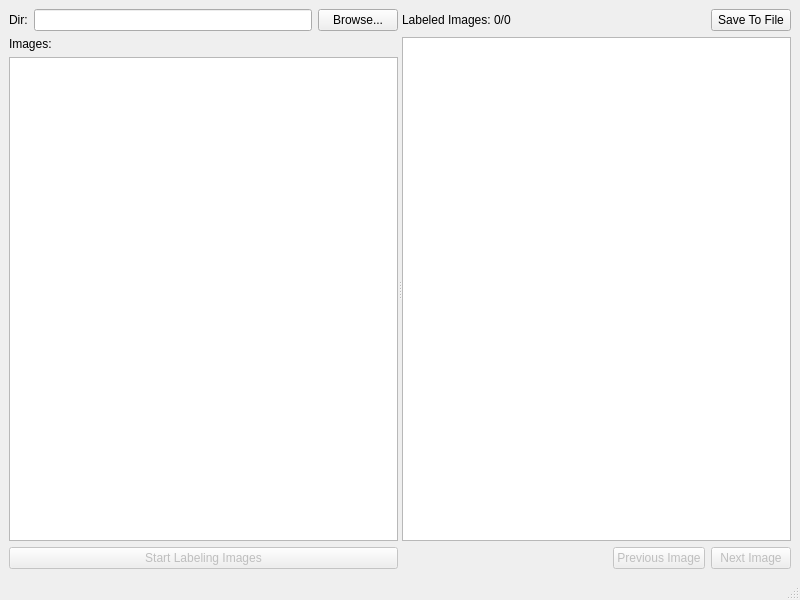
<?xml version="1.0" encoding="UTF-8"?>
<ui version="4.0">
 <class>MainWindow</class>
 <widget class="QMainWindow" name="MainWindow">
  <property name="geometry">
   <rect>
    <x>0</x>
    <y>0</y>
    <width>800</width>
    <height>600</height>
   </rect>
  </property>
  <property name="windowTitle">
   <string>Label Tool</string>
  </property>
  <widget class="QWidget" name="centralwidget">
   <layout class="QVBoxLayout" name="verticalLayout">
    <item>
     <widget class="QSplitter" name="centralSplitter">
      <property name="orientation">
       <enum>Qt::Horizontal</enum>
      </property>
      <widget class="QWidget" name="verticalLayoutWidget">
       <layout class="QVBoxLayout" name="dirPreviewLayout" stretch="0,0,0,0">
        <item>
         <layout class="QHBoxLayout" name="dirPickerLayout">
          <item>
           <widget class="QLabel" name="dirLabel">
            <property name="text">
             <string>Dir:</string>
            </property>
           </widget>
          </item>
          <item>
           <widget class="QLineEdit" name="dirLineEdit">
            <property name="readOnly">
             <bool>true</bool>
            </property>
           </widget>
          </item>
          <item>
           <widget class="QPushButton" name="browseButton">
            <property name="text">
             <string>Browse...</string>
            </property>
           </widget>
          </item>
         </layout>
        </item>
        <item>
         <widget class="QLabel" name="imagesLabel">
          <property name="text">
           <string>Images:</string>
          </property>
         </widget>
        </item>
        <item>
         <widget class="QListView" name="dirContentList">
          <property name="editTriggers">
           <set>QAbstractItemView::NoEditTriggers</set>
          </property>
          <property name="verticalScrollMode">
           <enum>QAbstractItemView::ScrollPerPixel</enum>
          </property>
          <property name="layoutMode">
           <enum>QListView::Batched</enum>
          </property>
         </widget>
        </item>
        <item>
         <widget class="QPushButton" name="startLabelingButton">
          <property name="enabled">
           <bool>false</bool>
          </property>
          <property name="text">
           <string>Start Labeling Images</string>
          </property>
         </widget>
        </item>
       </layout>
      </widget>
      <widget class="QWidget" name="verticalLayoutWidget_2">
       <layout class="QVBoxLayout" name="imageViewLayout" stretch="0,0,0">
        <item>
         <layout class="QHBoxLayout" name="horizontalLayout_2">
          <item>
           <widget class="QLabel" name="labelImagesDone">
            <property name="text">
             <string>Labeled Images: 0/0</string>
            </property>
           </widget>
          </item>
          <item>
           <spacer name="horizontalSpacer_2">
            <property name="orientation">
             <enum>Qt::Horizontal</enum>
            </property>
            <property name="sizeHint" stdset="0">
             <size>
              <width>40</width>
              <height>20</height>
             </size>
            </property>
           </spacer>
          </item>
          <item>
           <widget class="QPushButton" name="saveToFileButton">
            <property name="text">
             <string>Save To File</string>
            </property>
           </widget>
          </item>
         </layout>
        </item>
        <item>
         <widget class="QGraphicsView" name="imageGraphicsView"/>
        </item>
        <item>
         <layout class="QHBoxLayout" name="horizontalLayout">
          <item>
           <spacer name="horizontalSpacer">
            <property name="orientation">
             <enum>Qt::Horizontal</enum>
            </property>
            <property name="sizeHint" stdset="0">
             <size>
              <width>40</width>
              <height>20</height>
             </size>
            </property>
           </spacer>
          </item>
          <item>
           <widget class="QPushButton" name="previousImageButton">
            <property name="enabled">
             <bool>false</bool>
            </property>
            <property name="text">
             <string>Previous Image</string>
            </property>
           </widget>
          </item>
          <item>
           <widget class="QPushButton" name="nextImageButton">
            <property name="enabled">
             <bool>false</bool>
            </property>
            <property name="sizePolicy">
             <sizepolicy hsizetype="Preferred" vsizetype="Fixed">
              <horstretch>0</horstretch>
              <verstretch>0</verstretch>
             </sizepolicy>
            </property>
            <property name="text">
             <string>Next Image</string>
            </property>
           </widget>
          </item>
         </layout>
        </item>
       </layout>
      </widget>
     </widget>
    </item>
   </layout>
  </widget>
  <widget class="QMenuBar" name="menubar">
   <property name="geometry">
    <rect>
     <x>0</x>
     <y>0</y>
     <width>800</width>
     <height>21</height>
    </rect>
   </property>
  </widget>
  <widget class="QStatusBar" name="statusbar"/>
 </widget>
 <resources/>
 <connections/>
</ui>
